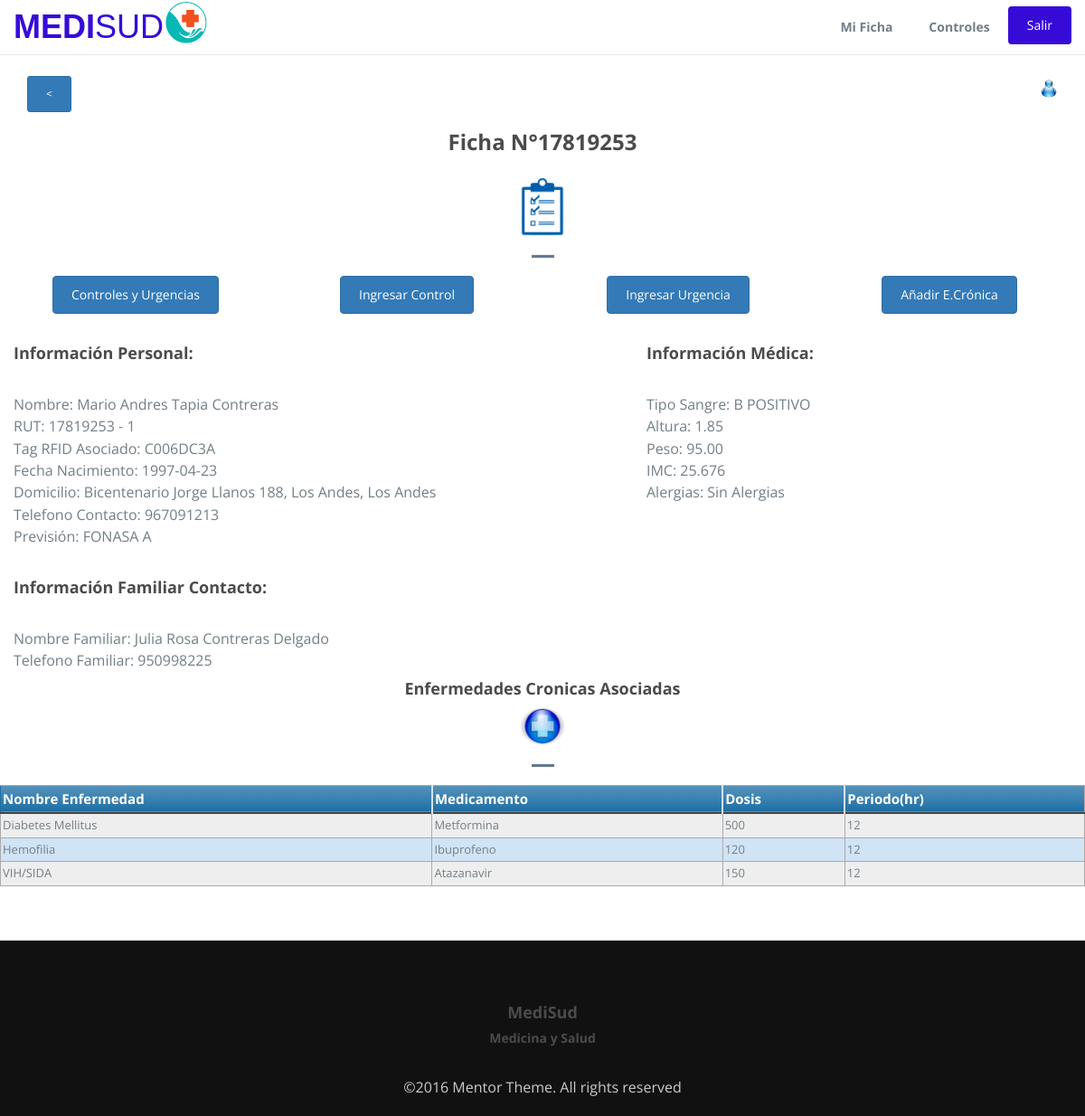
/ficha.php?tag=C006DC3A, run on the app's committed database.
### tables this page shows
CREATE TABLE `paciente` (
  `Rut` int(8) NOT NULL,
  `Dv` varchar(1) NOT NULL,
  `Nombre` varchar(80) NOT NULL,
  `FechaNac` date NOT NULL,
  `Sexo` char(1) NOT NULL,
  `Domicilio` varchar(80) NOT NULL,
  `Comuna` varchar(30) NOT NULL,
  `Localidad` varchar(20) NOT NULL,
  `Fono` int(9) NOT NULL,
  `Prevision` varchar(15) NOT NULL,
  `Altura` decimal(3,2) NOT NULL,
  `Peso` decimal(5,2) NOT NULL,
  `TipoSangre` char(2) NOT NULL,
  `FactorRH` char(8) NOT NULL,
  `alergias` varchar(100) NOT NULL,
  `NombreFamiliar` varchar(80) NOT NULL,
  `TelefonoFamiliar` int(9) NOT NULL,
  `CodRFID` varchar(16) NOT NULL
);

CREATE TABLE `enfermedad` (
  `Rut` int(11) NOT NULL,
  `NomEnfermedad` varchar(150) NOT NULL,
  `NomMedicamento` varchar(150) NOT NULL,
  `DosisMg` decimal(10,0) NOT NULL,
  `PeriodoHr` int(2) NOT NULL
);

### ficha.php (the view, shortened to what this page needs)
<!DOCTYPE html>
<html lang="en">
  <head>
    <link rel="stylesheet" type="text/css" href="css/font-awesome.min.css">
    <link rel="stylesheet" type="text/css" href="css/bootstrap.min.css">
    <link rel="stylesheet" type="text/css" href="css/imagehover.min.css">
    <link rel="stylesheet" type="text/css" href="css/style.css">
    <link rel="stylesheet" type="text/css" href="css/tabla.css">
  </head>
  <body>
    <nav class="navbar navbar-default navbar-fixed-top">
      <div class="container">
        <div class="navbar-header">
            <a class="navbar-brand" href="accesoMed.php">MEDI<span>SUD</span></a><img src="img/logo2.png" width="50" />
        </div>
        <div class="collapse navbar-collapse" id="myNavbar">
        <ul class="nav navbar-nav navbar-right">
            <?php
                if($_SESSION['tipo'] == 'Doctor'){
                    echo '<li><a href="pacientes.php">Pacientes</a></li>
                        <li><a href="estadisticas.php">Estadisticas</a></li>
                        <li><a href="formPac.php">Ingresar Paciente</a></li>';
                }else{
                    echo '<li><a href="ficha.php?rut='.$_SESSION['usuario'].'">Mi Ficha</a></li>
                        <li><a href="controles.php?rut'.$_SESSION['usuario'].'">Controles</a></li> ';
                }
            ?>
          <li><form action="ficha.php" method="post">
                  <button type="submit" class="btn btn-green btn-block btn-flat" name="salir" style="margin-top:10%">Salir</button>
          </form>
        </ul>
        </div>
      </div>
    </nav>
    <section id ="feature" class="section-padding">
        <div class="container">
            <?php
                echo '<br><div class="row">
                    <div class="col-md-1">
                        <form action="pacientes.php">
                            <button type="submit" class="btn btn-primary btn-xs"> < </button>
                        </form>
                    </div>
                    <div class="col-md-11">
                        <p style="text-align:right"><img src="img/blue.png" width="20" />'.$_SESSION['nombre'].'</p>
                    </div>
                </div>';
              ?>
            <div class="row">
                <?php
                    $tag=$_GET['tag'];
                    require 'conexion.php';
                    $sql="SELECT *FROM paciente WHERE CodRFID='$tag'";
                    $result=$conn->query($sql);
                    if($result->num_rows>0){
                        while($row=$result->fetch_assoc()){
                            $peso=$row['Peso'];
                            $altura=$row['Altura'];
                            $imc=round($peso/(($altura)*2),3);
                            $rut=$row['Rut'];
                            echo '<div class="header-section text-center">
                                    <h2>Ficha N°'. $row['Rut'].'</h2>
                                    <img src="img/control.png" width="50">
                                    <hr class="bottom-line">
                                </div>
                                <div class="feature-info">
                                    <div class="row">
                                      <div align="center" class="col-md-3 col-sm-3 col-xs-3">
                                             <a href="controles.php?rut='.$row["Rut"].'"><button type="button" class="btn btn-primary">Controles y Urgencias</button></a>
                                      </div>
                                     <div align="center" class="col-md-3 col-sm-3 col-xs-3 center">
                                             <a href = "formControl.php?rut='.$row["Rut"].'"><button type="button" class="btn btn-primary">Ingresar Control</button></a>
                                      </div>
                                      <div align="center" class="col-md-3 col-sm-3 col-xs-3 center">
                                            <a href="urgencia.php?urgencia='.$row["Rut"].'"><button type="button" class="btn btn-primary">Ingresar Urgencia</button></a>
                                      </div>
                                      <div align="center" class="col-md-3 col-sm-3 col-xs-3 center">
                                             <a href="enfermedad.php?ficha='.$row["Rut"].'"><button type="button" class="btn btn-primary">Añadir E.Crónica</button></a>
                                      </div>
                                  </div>
                                    <br>
                                    <div class="row">
                                      <div class="col-md-7 col-sm-7 col-xs-7 left">
                                            <h4>Información Personal:</h4><br>
                                            Nombre: '.$row['Nombre'].'<br>
                                            RUT: '.$row['Rut'].' - '.$row['Dv'].'<br>
                                            Tag RFID Asociado: '.$row['CodRFID'].'<br>
                                            Fecha Nacimiento: '.$row['FechaNac'].'<br>
                                            Domicilio: '.$row['Domicilio'].', '.$row['Comuna']. ', '.$row['Localidad'].'<br>
                                            Telefono Contacto: '.$row['Fono'].'<br>
                                            Previsión: '.$row['Prevision'].'<br><br>
                                      </div>
                                      <div class="col-md-5 col-sm-5 col-xs-5 left">
                                            <h4>Información Médica: </h4><br>
                                            Tipo Sangre: '.$row['TipoSangre'].'  '.$row['FactorRH'].'<br>
                                            Altura: '.$row['Altura'].'<br>
                                            Peso: '. $row['Peso'].'<br>
                                            IMC: '.$imc.'<br>
                                            Alergias: '. $row['alergias'].'<br>
                                      </div>
                                  </div>
                                    <h4>Información Familiar Contacto: </h4><br>
                                    Nombre Familiar: '.$row['NombreFamiliar'].'<br>
                                    Telefono Familiar: '. $row['TelefonoFamiliar'].'<br>';
                            }
                        }else{
                            echo '<script>alert("La ficha no existe");</script>';
                        }
                $sql1="SELECT *FROM enfermedad WHERE Rut=".$rut;
                $result1=$conn->query($sql1);
                if($result1->num_rows>0){
                    echo '<div class="row">
                                <div class="header-section text-center">
                                    <h4>Enfermedades Cronicas Asociadas</h4>
                                    <img src="img/urgencia.png" width="50">
                                    <hr class="bottom-line">
                                </div>
                                <div class="feature-info">
                                <table class="pacientes">
                                <thead>
                                <tr>
                                <th>Nombre Enfermedad</th>
                                <th>Medicamento</th>
                                <th>Dosis</th>
                                <th>Periodo(hr)</th>
                                </tr>
                                </thead>
                                <tbody>';
                    while($row = $result1->fetch_assoc()){
                        echo'<tr>
                                <td>'. $row['NomEnfermedad'] . '</td>
                                <td>'. $row['NomMedicamento'].'</td>
                                <td>'.$row['DosisMg'].'</td>
                                <td>'. $row['PeriodoHr'] . '</td>
                            </tr>';
                    }
                    echo '</tbody></table>'
                        . '</div>
                        </div>';
                }else{
                    echo '<div style="text-align:center" ><h2>No hay Enfermedades Crónicas Asociadas.</h2></div>';
                }
                    ?>
            </div>
        </div>
    </section>
    <footer id="footer" class="footer">
      <div class="container text-center">
      <h4>MediSud</h4>
      <h5>Medicina y Salud</h5>
      <br>©2016 Mentor Theme. All rights reserved
      </div>
    </footer>
  </body>
</html>

### css/style.css (style rules this page uses)
body { font-size: 15px; line-height: 1.52; color: #717f86; font-size: 16px; font-family: 'Open Sans', sans-serif; font-weight: 400; }
ol, ul { list-style: none; }
table { border-collapse: collapse; border-spacing: 0; }
.section-padding { padding: 60px 0px; }
h1, h2, h3, h4, h5, h6 { font-family: Open Sans, sans-serif; font-weight: 700; color: #4B4B4C; }
a { color: #360bd8; }
.navbar-default .navbar-brand { color: #360bd8; }
.navbar-default { background-color: #ffffff; }
.navbar-default .navbar-nav > li > a { color: #717f86; font-size: 14px; font-weight: 700; }
.navbar-nav > li > a { padding: 0px; margin: 10px 5px; padding: 10px 15px; }
.navbar-default .navbar-brand { font-family: 'Dosis', sans-serif !important; font-weight: 700; text-transform: uppercase; padding: 0px; height: inherit; font-size: 36px; margin: 20px 0px; }
.navbar-default .navbar-brand span { font-weight: 100 !important; }
.navbar { margin-bottom: 0px; }
h2 { font-size: 24px; padding-bottom: 15px; }
.bottom-line { width: 25px; height: 3px; background-color: rgb(99, 122, 145); }
.footer { padding: 60px 0 20px; background: #111; color: #ccc; }
.btn { padding: 10px 20px; }
.btn-green, .btn-green:hover { background-color: #360bd8; color: #fff; }

### css/tabla.css (style rules this page uses)
table.pacientes { border: 1px solid #1C6EA4; background-color: #EEEEEE; width: 100%; text-align: left; border-collapse: collapse; }
table.pacientes td, table.pacientes th { border: 1px solid #AAAAAA; padding: 3px 2px; }
table.pacientes tbody td { font-size: 13px; }
table.pacientes tr:nth-child(even) { background: #D0E4F5; }
table.pacientes thead { background: #1C6EA4; background: -moz-linear-gradient(top, #5592bb 0%, #327cad 66%, #1C6EA4 100%); background: -webkit-linear-gradient(top, #5592bb 0%, #327cad 66%, #1C6EA4 100%); background: linear-gradient(to bottom, #5592bb 0%, #327cad 66%, #1C6EA4 100%); border-bottom: 2px solid #444444; }
table.pacientes thead th { font-size: 15px; font-weight: bold; color: #FFFFFF; border-left: 2px solid #D0E4F5; }
table.pacientes thead th:first-child { border-left: none; }

### data on the page
paciente: Rut "17819253", Nombre "Mario Andres Tapia Contreras", Dv "1", CodRFID "C006DC3A", FechaNac "1997-04-23", Domicilio "Bicentenario Jorge Llanos 188", Comuna "Los Andes", Localidad "Los Andes", Fono "967091213", Prevision "FONASA A", TipoSangre "B", FactorRH "POSITIVO", Altura "1.85", Peso "95.00", imc "25.676", alergias "Sin Alergias", NombreFamiliar "Julia Rosa Contreras Delgado", TelefonoFamiliar "950998225"
enfermedad: NomEnfermedad "Diabetes Mellitus", NomMedicamento "Metformina", DosisMg "500", PeriodoHr "12"
enfermedad: NomEnfermedad "Hemofilia", NomMedicamento "Ibuprofeno", DosisMg "120", PeriodoHr "12"
enfermedad: NomEnfermedad "VIH/SIDA", NomMedicamento "Atazanavir", DosisMg "150", PeriodoHr "12"
